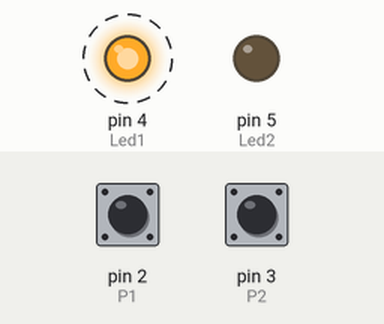
Simulated run of this sketch. Board: Arduino Uno, built with avr-gcc and run on an emulated ATmega328P. Shown: output pins drawn as LEDs (lit = HIGH). Dashed ring = blinking. Inputs (shaded band) come from the test bench; at power-on: pin 2 (P1) HIGH, pin 3 (P2) HIGH.

Above: at 0.2 s.
Timing chart, 0 to 3.0 s (numbered marks = the images above):
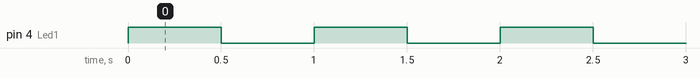

Measured:
- by itself, pin 4 (Led1): alternates HIGH for 0.50 s and LOW for 0.50 s

The sketch:

S7_q6.ino
```cpp
#define Led1 4 // actif a 1
#define Led1On digitalWrite(Led1, HIGH)
#define Led1Off digitalWrite(Led1, LOW)
#define Led2 5 // actif a 1
#define Led2On digitalWrite(Led2, HIGH)
#define Led2Off digitalWrite(Led2, LOW)
#define P1 2
#define Pous1On (digitalRead (P1)==0)//actif a 0V
#define Pous1Off (digitalRead (P1)==1)//actif a 5V
#define P2 3
#define Pous2On (digitalRead (P2)==0)//actif a 0V
#define Pous2Off (digitalRead (P2)==1)//actif a 5V
enum {re, mi, fa, sol, la, si};
void setup(){
  pinMode (Led1, OUTPUT);
  pinMode (Led2, OUTPUT);
  pinMode (P1, INPUT);
  pinMode (P2, INPUT);
  //Serial.begin(9600);
 }
int v1; // Initialisation v1 pour détection des flancs du bouton poussoir P1
int av1=Pous1On;// Initialisation av1 (ancienne valeur) pour détection des flancs du bouton poussoir P1
int v2; // Initialisation v2 pour détection des flancs du bouton poussoir P2
int av2=Pous2On;// Initialisation av2 (ancienne valeur) pour détection des flancs du bouton poussoir P2
void loop() {
  //v1=Pous1On;
  //if(!av1 && v1) {av1=v1; Led1On;} // détection flanc montant de P1
  //if(av1 && !v1) {av1=v1; Led1Off;} // détection flanc descendant de P1
  //v2=Pous2On;
  //if(!av2 && v2) {av2=v2; Led2On;} // détection flanc montant de P2
  //if(av2 && !v2) {av2=v2; Led2Off;} // détection flanc descendant de P2
  while (!(Pous1On && Pous2On)) {Led1On; delay (500); Led1Off; delay (500);}
  //delay(1000);
}
```
